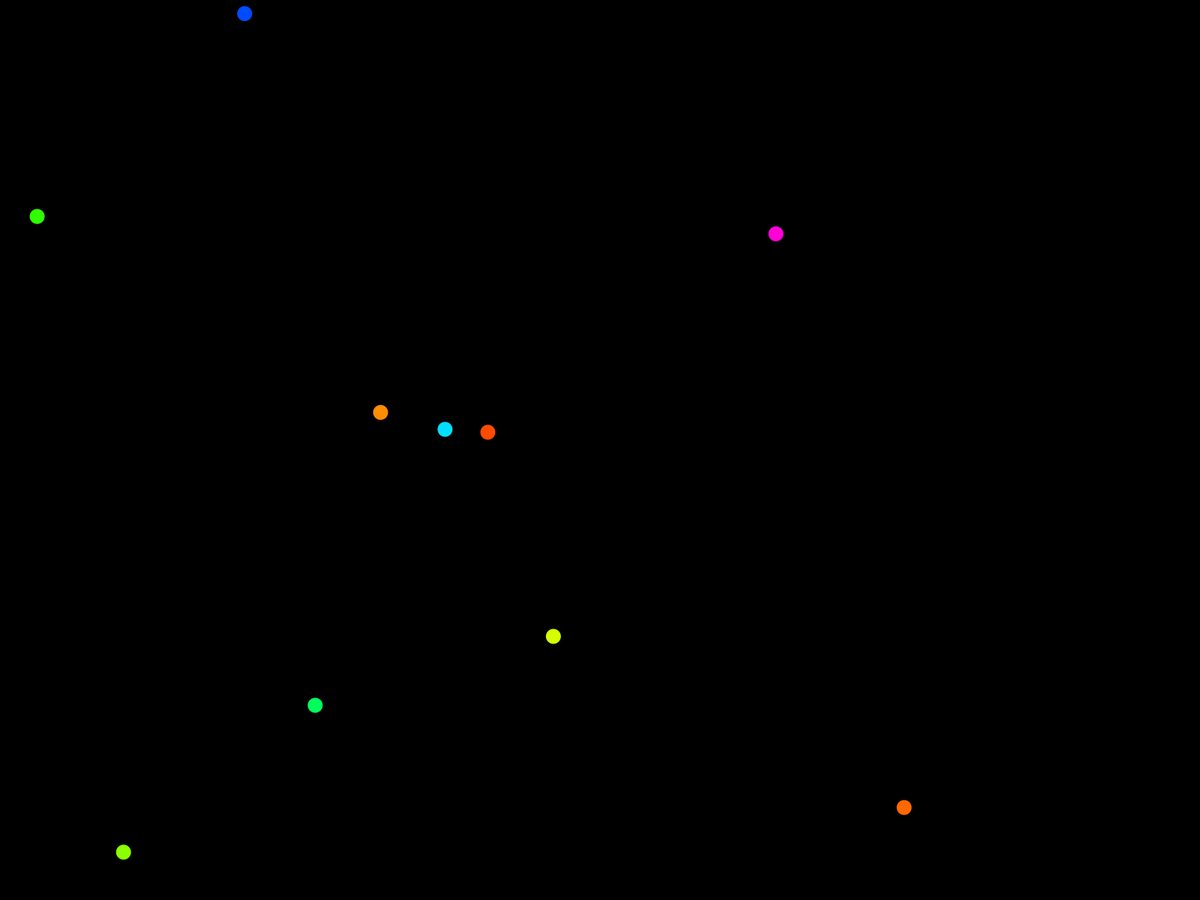
Frame 1 (no input)
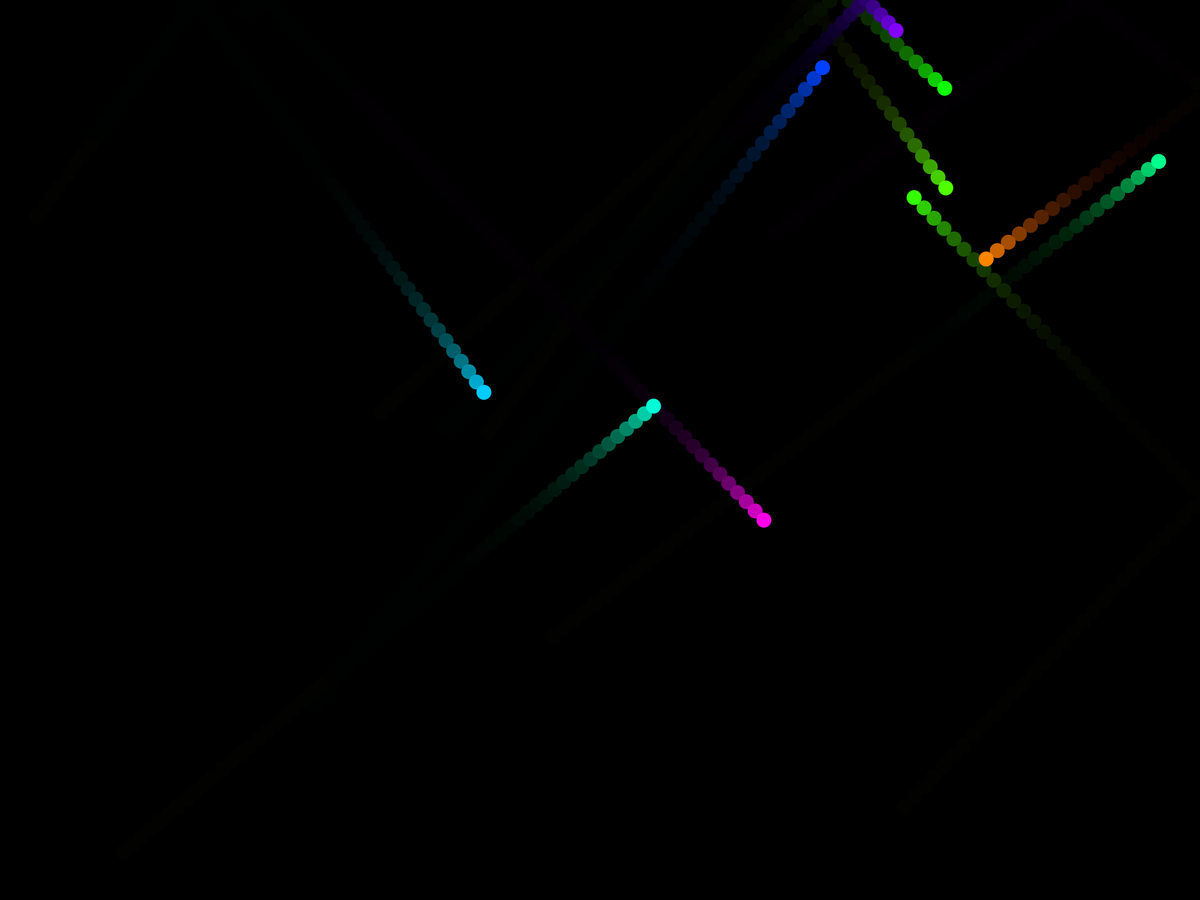
Frame 60 (the mouse pressed at the canvas centre just before this capture)
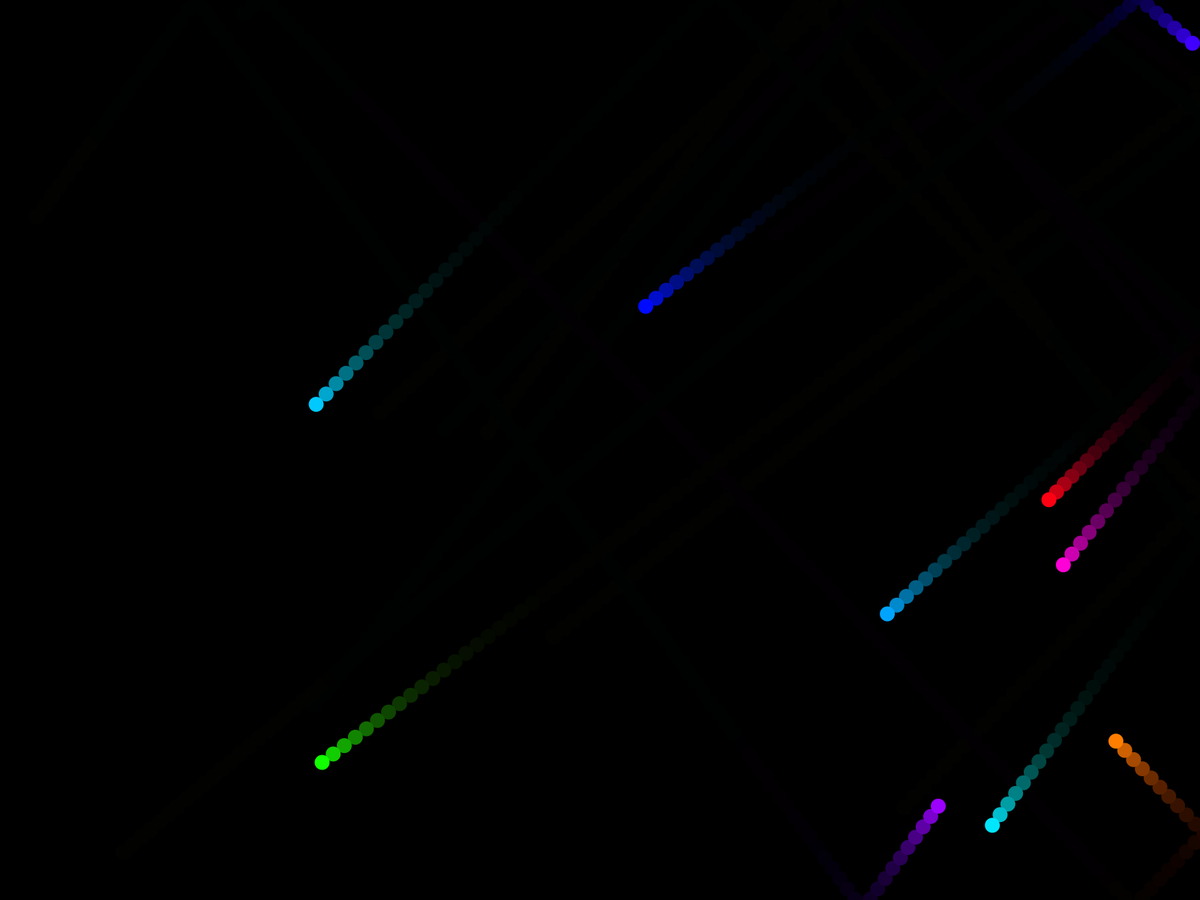
Frame 120 (the mouse held since frame 60 and released just before this capture)

The Processing sketch that drew these frames (run headless with seeded random() and noise(); from frame 60 on, the mouse is pressed at the canvas centre):

// Processing sketch: HSB_Bouncers
// ── HSB_Bouncers.pde
ArrayList<Particle> p = new ArrayList<Particle>();

void setup()
{
  fullScreen();
  background(0);
  noStroke();
  colorMode(HSB);

  for (int i = 0; i < 10; i++)
  {
    p.add(new Particle(random(width), random(height), random(10, 15), random(10, 15), random(255)));
  }
}

void draw()
{
  fill(0, 50);
  rect(0, 0, width, height);

  for (int i = 0; i < p.size(); i++)
  {
    p.get(i).update();
  }
}
// ── particle.pde
class Particle
{
  float x;
  float y;
  
  float velX;
  float velY;
  
  float size = 20;
  
  float h;
  
 Particle(float _x, float _y, float _velX, float _velY, float _h)
 {
   x = _x;
   y = _y;
   
   velX = _velX;
   velY = _velY;
   
   h = _h;
 }
 
 void display()
 {
  fill(h, 255, 255);
  ellipse(x, y, size, size);
  h++;
  
  if(h > 255)
  {
   h = 0; 
  }
 }
 
 void move()
 {
  x += velX;
  y -= velY;
 }
 
 void checkBoundaries()
 {
  if(x < 0 || x > width)
  {
   velX *= -1;
  }
  
  if(y < 0 || y > height)
  {
   velY *= -1;
  }
 }
 
 void update()
 {
  display();
  move();
  checkBoundaries();
 }
}
